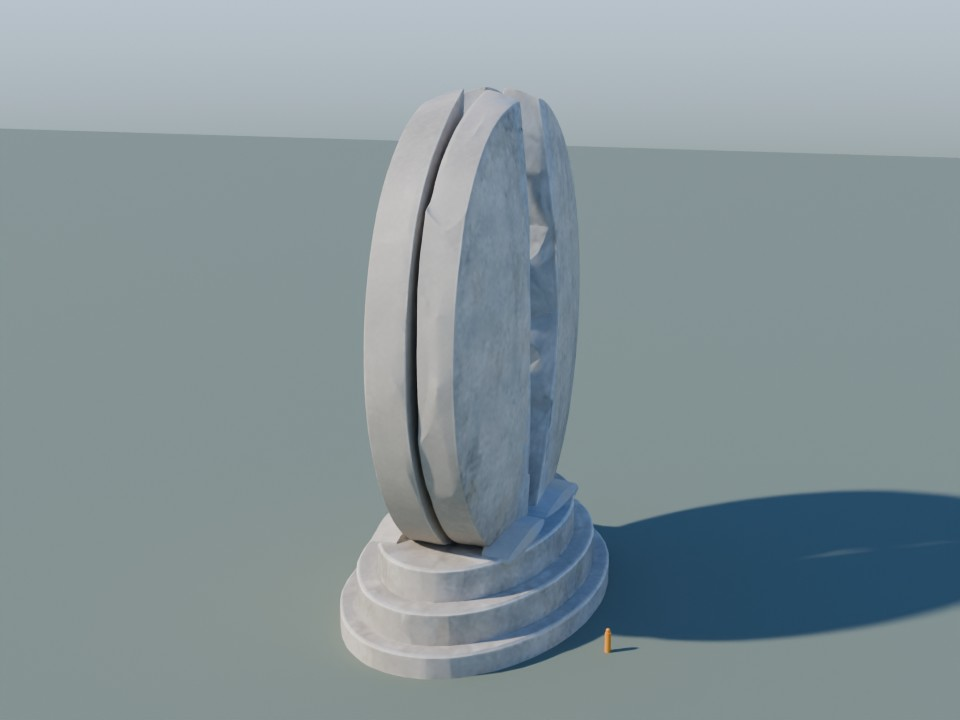
#> input picture assets/monuments/monument_split_disc_a/r5draft/render/hero_r5.jpg, 960 x 720 px
$ python annotate_scale.py
#> lines starting #> are read from the running program, lines starting #| are printed output that depends on the picture; after the words box and inside, x2 and y2 are one past the last pixel; in counts of white or black regions, pixels touching at a corner belong together
"""Annotate the orange diagnostic scale figure in R5 review images.

Creates *_annotated.jpg copies only; the renderer outputs remain untouched.
"""
import os
import sys

import numpy as np
from PIL import Image, ImageDraw, ImageFont


def orange_mask(arr):
    r = arr[..., 0].astype(np.float32)
    g = arr[..., 1].astype(np.float32)
    b = arr[..., 2].astype(np.float32)
    return (r > 95) & (r > g * 1.25) & (g > 25) & (g < 155) & (b < 105)


def annotate_image(src, dst, tile_size=None):
    im = Image.open(src).convert("RGB")
#> im is the input picture: PIL image 960x720 RGB; mean R, G, B 133.5, 147.6, 152.6
    arr = np.asarray(im)
    draw = ImageDraw.Draw(im)
    try:
        font = ImageFont.truetype("C:/Windows/Fonts/arial.ttf", 22)
    except Exception:
        font = ImageFont.load_default()

    regions = []
    if tile_size:
        tw, th = tile_size
        # Sheet padding is 8 px and tiles are 960x720.
        for row in range(arr.shape[0] // (th + 8)):
            for col in range(arr.shape[1] // (tw + 8)):
                x0 = 8 + col * (tw + 8)
                y0 = 8 + row * (th + 8)
                if x0 + tw <= arr.shape[1] and y0 + th <= arr.shape[0]:
                    regions.append((x0, y0, x0 + tw, y0 + th, row * 4 + col))
    else:
        regions.append((0, 0, arr.shape[1], arr.shape[0], 0))

    labels = 0
    for x0, y0, x1, y1, index in regions:
        cropmask = orange_mask(arr[y0:y1, x0:x1])
        # The figure always stands on the ground in the lower half. This avoids warm stone pixels.
        cropmask[: (y1 - y0) // 2] = False
        ys, xs = np.where(cropmask)
        if len(xs) < 5:
            continue
        bx0, bx1 = x0 + int(xs.min()) - 8, x0 + int(xs.max()) + 8
        by0, by1 = y0 + int(ys.min()) - 10, y0 + int(ys.max()) + 10
        draw.rectangle((bx0, by0, bx1, by1), outline=(255, 96, 0), width=3)
        if labels == 0:
            text = "QA scale 1.8 m (not asset)"
            tx = min(max(8, bx0 - 8), im.width - 285)
            ty = max(8, by0 - 42)
            pad = 5
            bbox = draw.textbbox((tx, ty), text, font=font)
            draw.rectangle((bbox[0] - pad, bbox[1] - pad, bbox[2] + pad, bbox[3] + pad),
                           fill=(12, 12, 12), outline=(255, 96, 0), width=1)
            draw.text((tx, ty), text, fill=(255, 150, 35), font=font)
            labels += 1
#> this loop made 1 pass
#> (bx0, bx1, by0, by1, tx, ty, bbox) on pass 1: (598, 617, 620, 660, 590, 578, (590, 582, 882, 602))
#> pass 1, in orange_mask, `r = arr[..., 0].astype(np.float32)`:
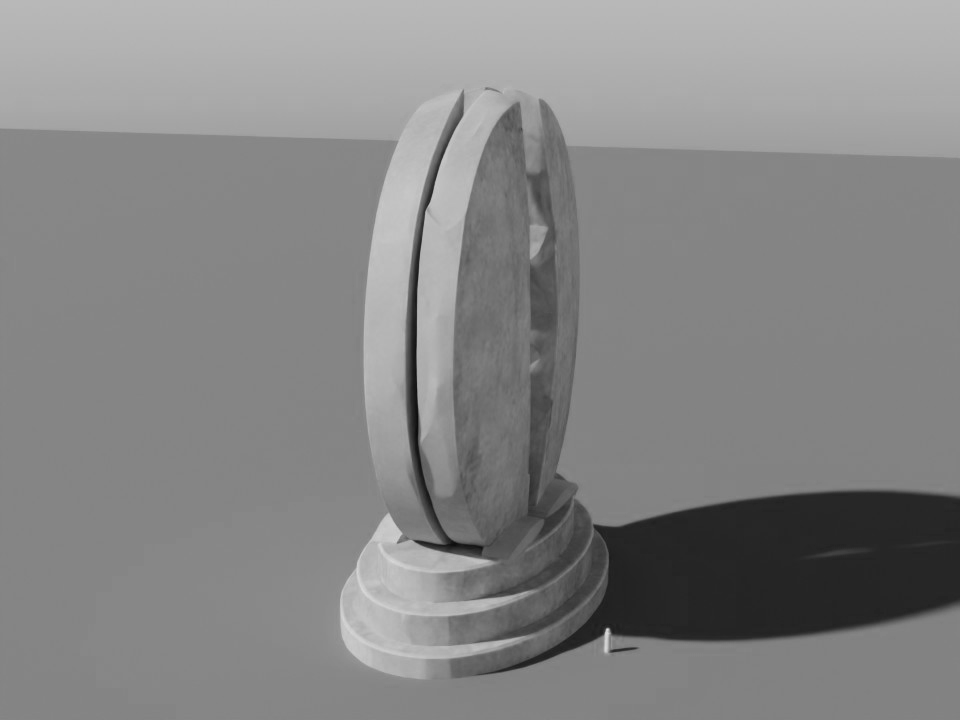
#> r: shape (720, 960) float32; min 10, max 221, mean 133.5
#> pass 1, in orange_mask, `g = arr[..., 1].astype(np.float32)`:
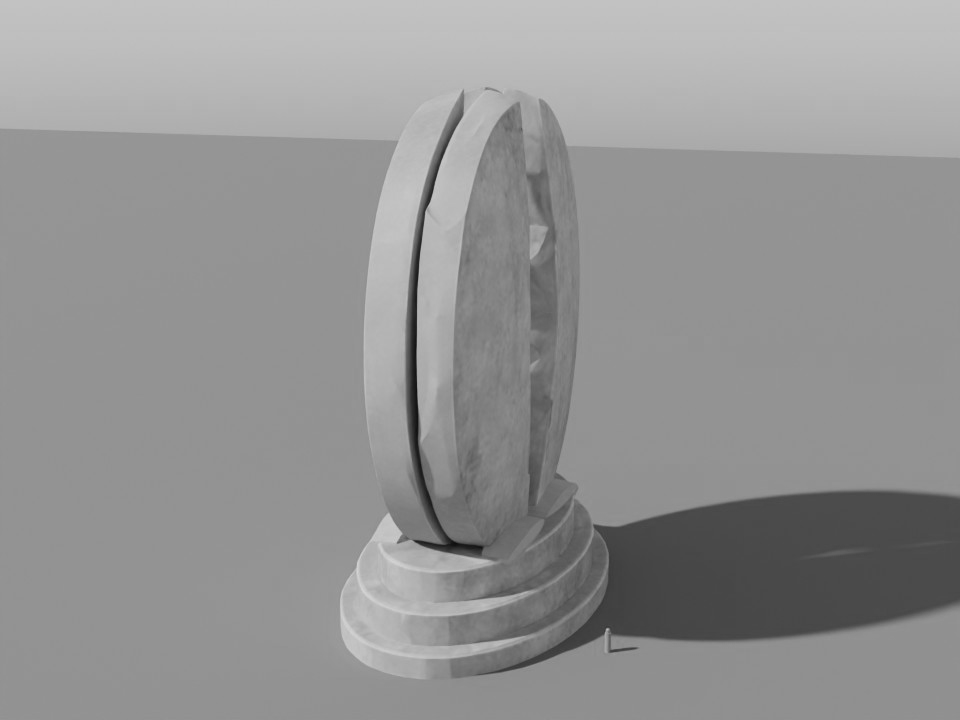
#> g: shape (720, 960) float32; min 14, max 213, mean 147.6
#> pass 1, in orange_mask, `b = arr[..., 2].astype(np.float32)`:
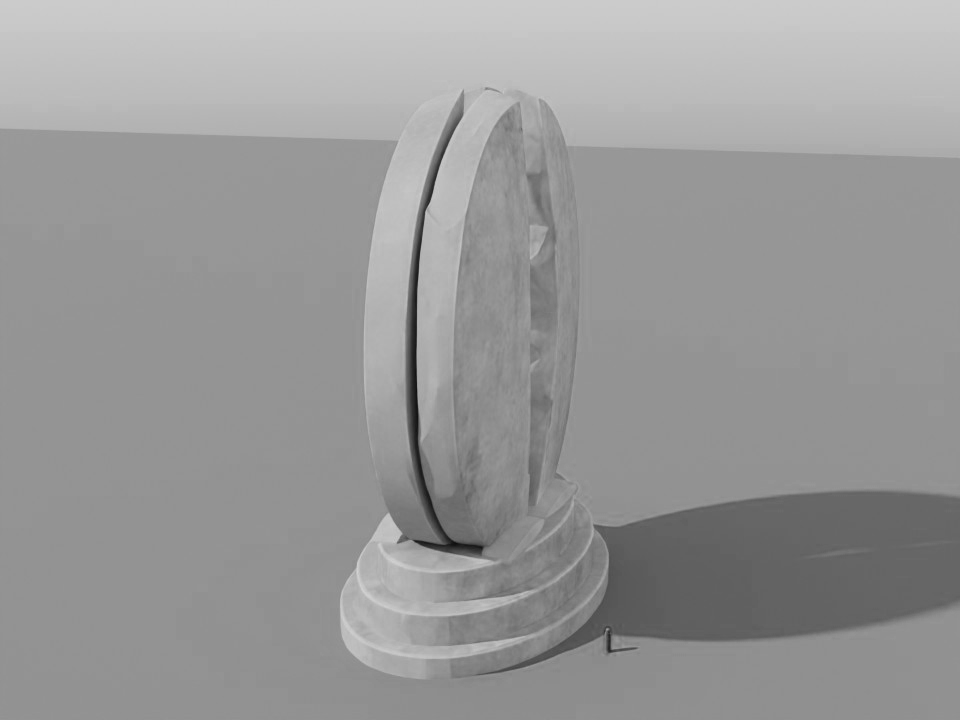
#> b: shape (720, 960) float32; min 14, max 211, mean 152.6
#> pass 1, in annotate_image, `cropmask = orange_mask(arr[y0:y1, x0:x1])`:
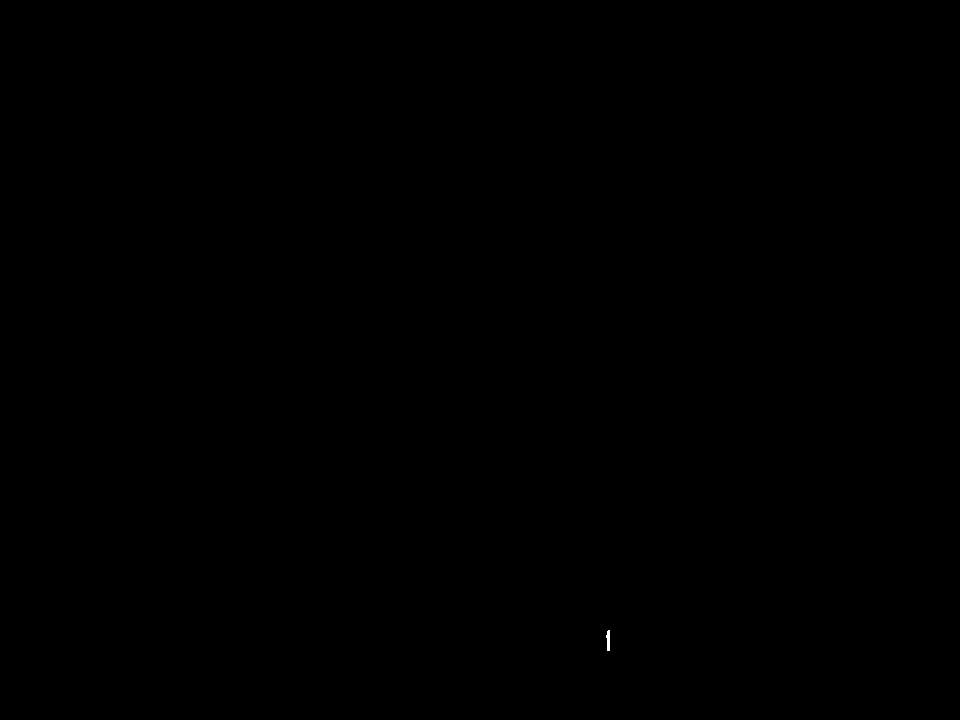
#> cropmask: shape (720, 960) bool; 0.01% white; 1 white region, box (x1, y1, x2, y2) and area: (606, 630, 610, 651) 65
#> after the loop, labels = 1

    im.save(dst, quality=92)
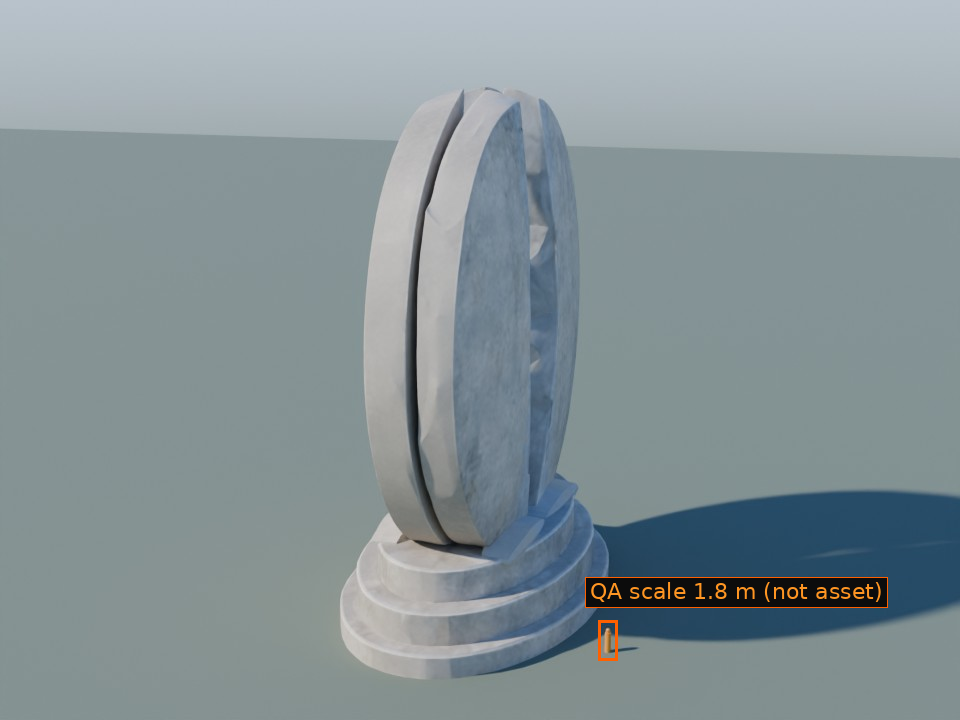
#> saved as hero_r5_annotated.jpg: PIL image 960x720 RGB; mean R, G, B 133.9, 147.1, 151.4
    return labels


def main(render_dir):
    jobs = [
        ("hero_r5.jpg", "hero_r5_annotated.jpg", None),
        ("sheet_r5.jpg", "sheet_r5_annotated.jpg", (960, 720)),
    ]
    made = []
    for srcname, dstname, tile in jobs:
        src = os.path.join(render_dir, srcname)
        if os.path.exists(src):
            dst = os.path.join(render_dir, dstname)
            annotate_image(src, dst, tile)
            made.append(dst)
#> pass 2 of the loop in main, `for srcname, dstname, tile in jobs:`:
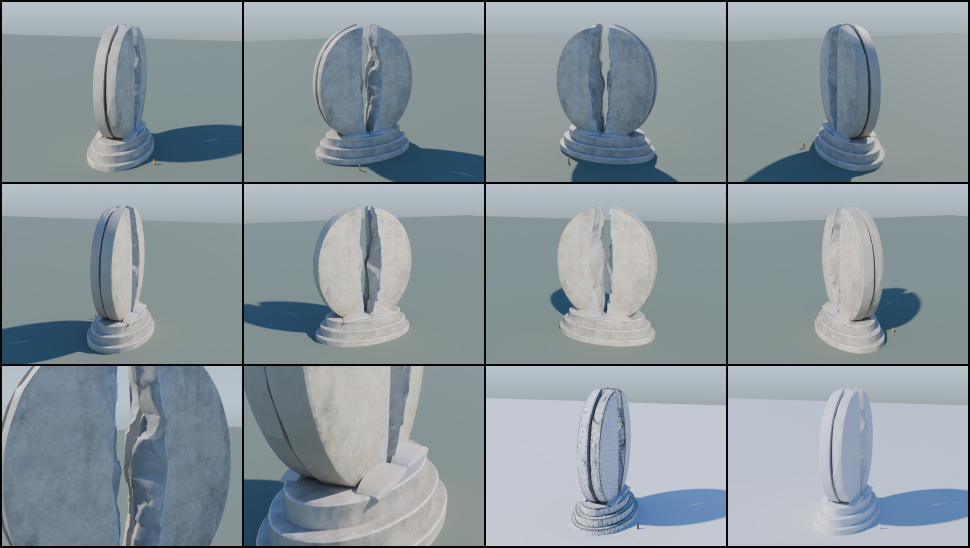
#> input picture assets/monuments/monument_split_disc_a/r5draft/render/sheet_r5.jpg, 3880 x 2192 px (shown at 1/4 size)
#> in annotate_image, im is the input picture: PIL image 3880x2192 RGB; mean R, G, B 139.7, 151.2, 157.7
#> the loop in annotate_image (call 2), `for x0, y0, x1, y1, index in regions:` made 12 passes
#> (bx0, bx1, by0, by1, tx, ty, bbox) on pass 1: (606, 626, 628, 669, 598, 586, (598, 590, 890, 610))
#> pass 1, in orange_mask (call 2), `b = arr[..., 2].astype(np.float32)`:
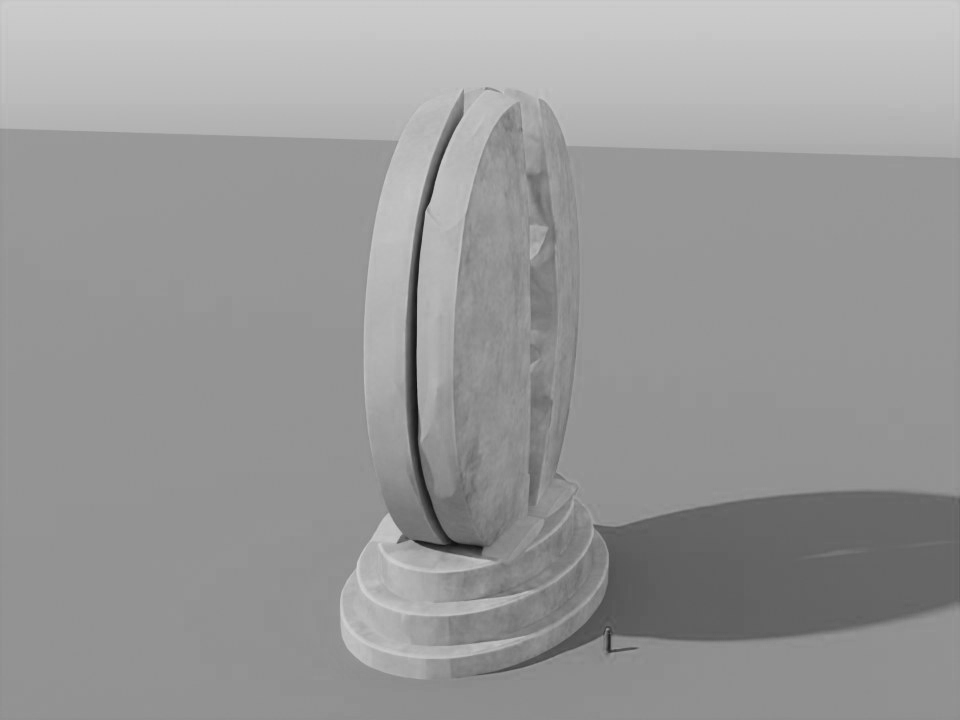
#> b: shape (720, 960) float32; min 14, max 210, mean 152.8
#> pass 1, in annotate_image (call 2), `cropmask = orange_mask(arr[y0:y1, x0:x1])`:
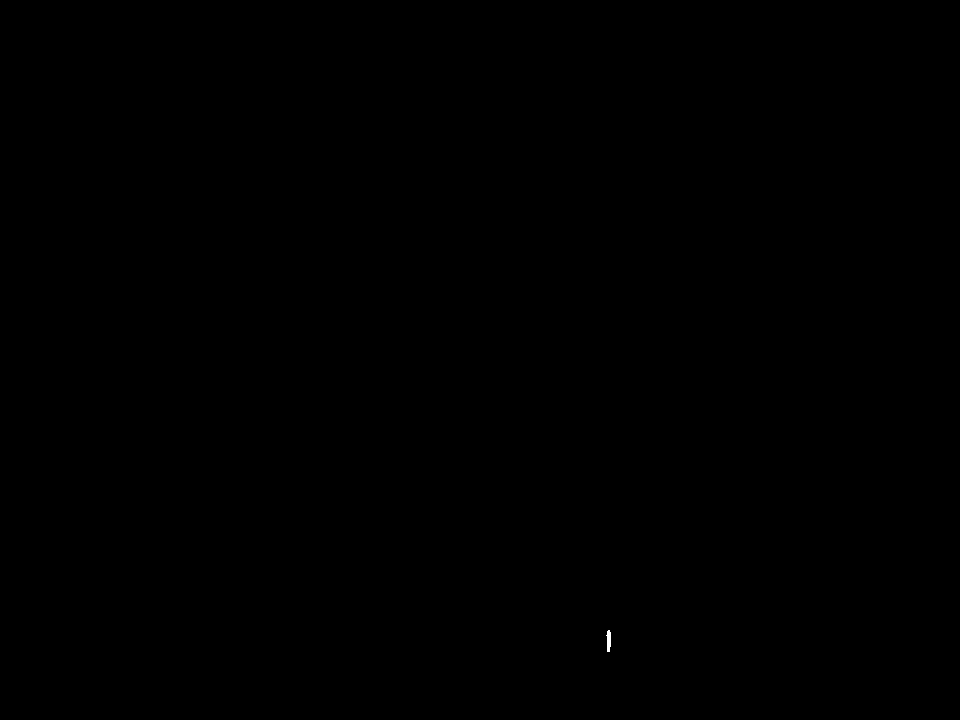
#> cropmask: shape (720, 960) bool; 0.01% white; 1 white region, box (x1, y1, x2, y2) and area: (606, 630, 611, 652) 81
    print("ANNOTATED", made)


if __name__ == "__main__":
    main(sys.argv[1] if len(sys.argv) > 1 else os.path.dirname(os.path.abspath(__file__)) + "/render")
